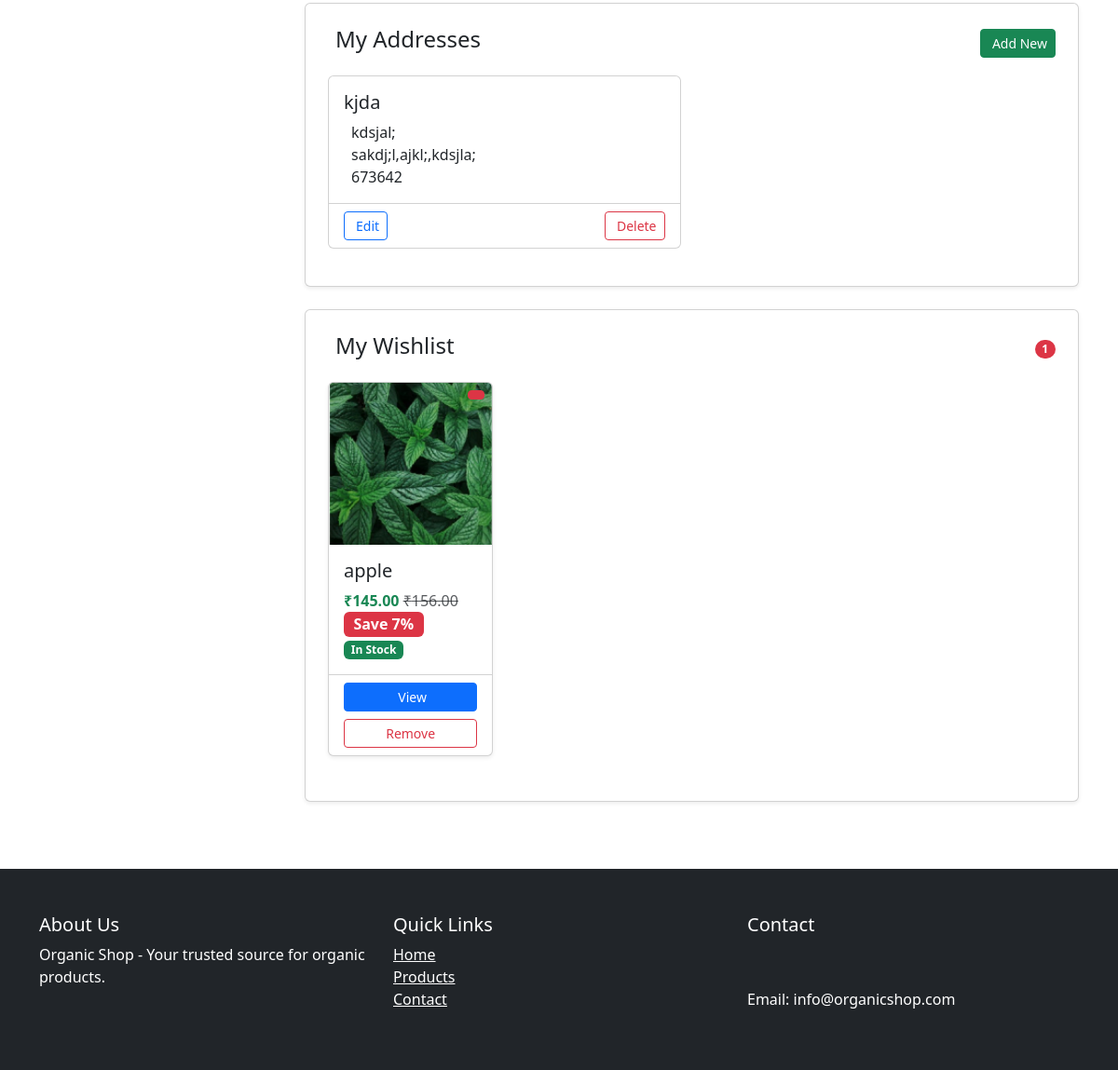
/accounts/profile/ (signed in, lower part), run on an earlier commit of the app's database.
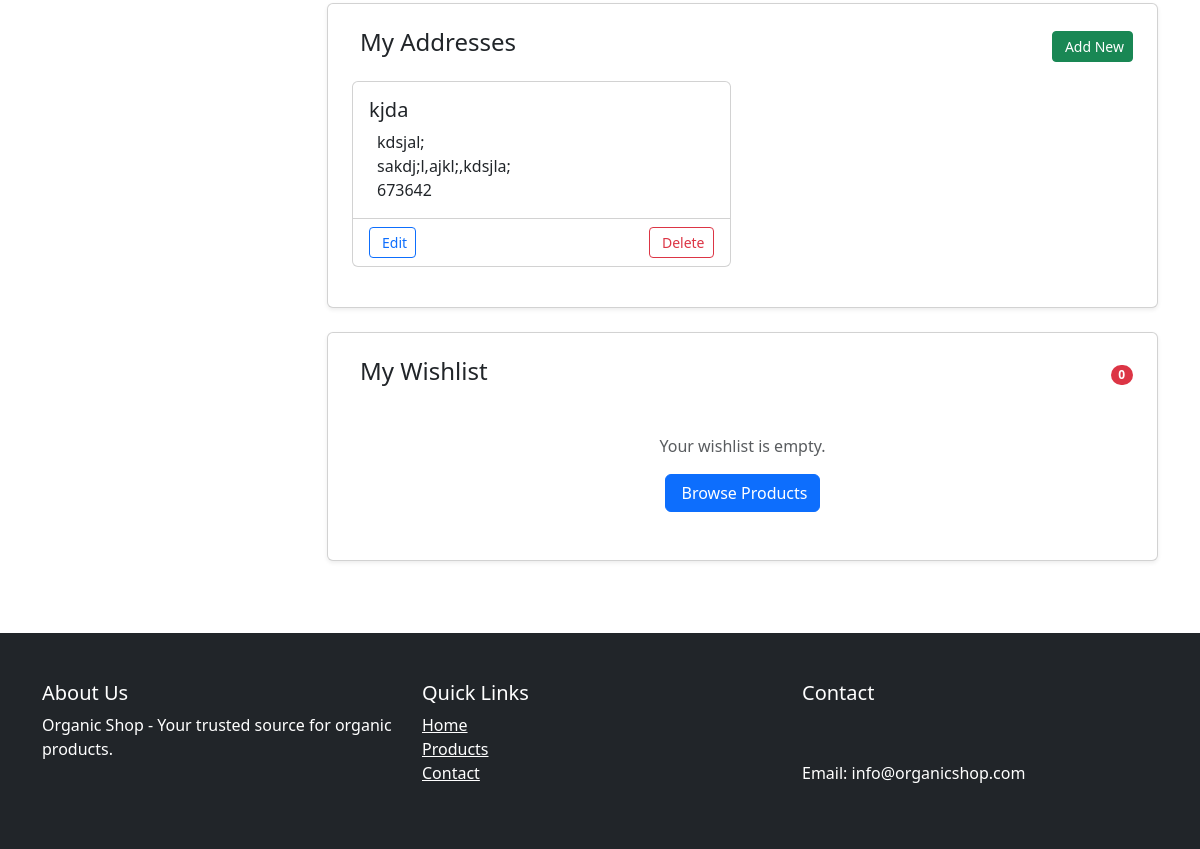
And on a later commit of the database.
### accounts/models.py (models this page shows, shortened)
class Address(models.Model):
    user = models.ForeignKey(User, on_delete=models.CASCADE, related_name='addresses')
    full_name = models.CharField(max_length=100)
    phone = models.CharField(max_length=20)
    address_line = models.TextField()
    city = models.CharField(max_length=50)
    postal_code = models.CharField(max_length=10)
    state=models.CharField(max_length=50)
    country = models.CharField(max_length=50)
    is_default = models.BooleanField(default=False)

class Wishlist(models.Model):
    user = models.ForeignKey(User, on_delete=models.CASCADE)
    product = models.ForeignKey(Product, on_delete=models.CASCADE)
    variant = models.ForeignKey(ProductVariant, null=True, blank=True, on_delete=models.CASCADE)
    added_at = models.DateTimeField(auto_now_add=True)
    class Meta:
        unique_together = ('user', 'product', 'variant')  # Prevent duplicates

### shop/models.py (models this page shows, shortened)
class Product(models.Model):
    category = models.ForeignKey(Category, on_delete=models.CASCADE, related_name='products')
    name = models.CharField(max_length=255)
    slug = models.SlugField(unique=True)
    description = models.TextField()
    price = models.DecimalField(max_digits=10, decimal_places=2)
    discount_price = models.DecimalField(max_digits=10, decimal_places=2, null=True, blank=True)
    image = models.ImageField(upload_to='products/')
    is_featured = models.BooleanField(default=False)
    sold_count = models.PositiveIntegerField(default=0)
    created_at = models.DateTimeField(auto_now_add=True)
    views = models.PositiveIntegerField(default=0)
    available = models.BooleanField(default=True)
    stock = models.PositiveIntegerField(default=0)

class ProductVariant(models.Model):
    product = models.ForeignKey(Product, on_delete=models.CASCADE, related_name='variants')
    values = models.ManyToManyField(VariantValue)
    price = models.DecimalField(max_digits=10, decimal_places=2)
    discount_price = models.DecimalField(max_digits=10, decimal_places=2, null=True, blank=True)
    stock = models.IntegerField()
    sku = models.CharField(max_length=50, unique=True, blank=True)
    image = models.ImageField(upload_to='variants/', null=True, blank=True)
    sold_count = models.IntegerField(default=0)
    @property
    def get_discount_percentage(self):
        if self.discount_price:
            return int(100 - (self.discount_price / self.price * 100))
        return 0

### accounts/views.py (the view)
# urls.py: path('profile/', views.profile_view, name='profile'),
@login_required
def profile_view(request):
    user = request.user
    cart = Cart.objects.filter(user=user).first()
    addresses = Address.objects.filter(user=user)
    cart_items = cart.items.select_related('product') if cart else []
    total_price = sum(item.total_price for item in cart_items)
    wishlist = Wishlist.objects.filter(user=user).select_related('product', 'variant')
    reviews = Review.objects.filter(user=user).select_related('product').order_by('-created_at')
    orders = Order.objects.filter(user=user).order_by('-created_at')
    return render(request, 'accounts/profile.html', {
        'cart_items': cart_items,
        'total_price': total_price,
        'reviews': reviews,
        'addresses': addresses,
        'wishlist': wishlist,
        'orders': orders,
    })

### shop/models.py (called while the page is built)
    @property
    def total_price(self):
        if self.variant:
            if self.variant.discount_price:
                return self.variant.discount_price * self.quantity
            return self.variant.price * self.quantity
        elif self.product.discount_price:
            return self.product.discount_price * self.quantity
        return self.product.price * self.quantity

### accounts/templates/accounts/profile.html (shortened to what the changed rows need)
{% extends 'shop/base.html' %}
{% block content %}
<div class="container py-5">
  <div class="row">
    <div class="col-md-9">
      <div id="address-section" class="card shadow-sm p-4 mb-4">
        {% if addresses %}
          <div class="row">
            {% for address in addresses %}
              <div class="col-md-6 mb-3">
                <div class="card h-100 {% if address.is_default %}border-primary{% endif %}">
                  <div class="card-body">
                    <h5 class="card-title">{{ address.full_name }}</h5>
                    <p class="card-text">
                       {{ address.address_line  }}<br>
                      {{ address.city }},{{ address.state }},{{ address.country }}<br>
                      {{ address.postal_code }}
                    </p>
                  </div>
                  <div class="card-footer bg-transparent d-flex justify-content-between">
                    <a href="{% url 'accounts:edit_address' address.pk %}?next={{ request.path }}" class="btn btn-sm btn-outline-primary">
   Edit
</a>
                    <a href="{% url 'accounts:delete_address' address.pk %}"
                       class="btn btn-sm btn-outline-danger"
                       onclick="return confirm('Are you sure you want to delete this address?');">
                       Delete
                    </a>
                  </div>
                </div>
              </div>
            {% endfor %}
          </div>
        {% endif %}
      </div>
      <div id="wishlist-section" class="card shadow-sm p-4 mb-4">
        <div class="d-flex justify-content-between align-items-center mb-3">
          <h4>My Wishlist</h4>
          <span class="badge bg-danger rounded-pill">{{ wishlist.count }}</span>
        </div>
        {% if wishlist %}
          <div class="row">
            {% for item in wishlist %}
              <div class="col-lg-3 col-md-4 col-sm-6 mb-4">
                <div class="card h-100 shadow-sm">
                  <div class="position-relative">
                    <img src="{{ item.product.image.url }}" class="card-img-top" alt="{{ item.variant.product.name }}
">
                    <button class="btn btn-danger btn-sm position-absolute top-0 end-0 m-2"
                            onclick="removeFromWishlist({{ item.id }})">
                    </button>
                  </div>
                  <div class="card-body">
    <h5 class="card-title">{{ item.variant.name|default:item.product.name|truncatechars:30 }}</h5>
    {% if item.variant.discount_price %}
        <span class="card-text text-success fw-bold">
            ₹{{ item.variant.discount_price }}
        </span>
    {% else %}
        <span class="card-text text-success fw-bold">
            ₹{{ item.variant.price }}
        </span>
    {% endif %}
    {% if item.variant.price and item.variant.discount_price %}
        <span class="text-decoration-line-through text-muted me-3">
            ₹{{ item.variant.price }}
        </span>
        <span class="badge bg-danger fs-6">
            Save {{ item.variant.get_discount_percentage }}%
        </span>
    {% endif %}
    {% if item.variant.stock %}
        <span class="badge bg-success">In Stock</span>
    {% else %}
        <span class="badge bg-secondary">Out of Stock</span>
    {% endif %}
</div>
                  <div class="card-footer bg-transparent d-grid gap-2">
                  <a href="{% url 'shop:product_detail' item.product.slug %}" class="btn btn-sm btn-primary">
                     View
                  </a>
                  {% if item.product.stock %}
                    <form method="post" action="{% url 'accounts:remove_from_wishlist' item.product.id %}">
                      <button type="submit" class="btn btn-outline-danger btn-sm w-100">Remove</button>
                    </form>
                  {% else %}
                    <button type="button" class="btn btn-sm btn-secondary" disabled>
                      Out of Stock
                    </button>
                  {% endif %}
                </div>
                </div>
              </div>
            {% endfor %}
          </div>
        {% else %}
          <div class="text-center py-4">
            <p class="text-muted">Your wishlist is empty.</p>
            <a href="{% url 'shop:index' %}" class="btn btn-primary">
               Browse Products
            </a>
          </div>
        {% endif %}
      </div>
    </div>
  </div>
</div>
{% endblock %}

What changed in the data, as far as the page shows it:
removed Wishlist: product.image (picture), variant.name "apple", variant.discount_price "145.00", variant.price "156.00", variant.get_discount_percentage "7", shows "In Stock", shows "Remove"
Also different on the page:
{{ wishlist.count }}: "1" → "0"
text now shown: "Your wishlist is empty. Browse Products"
